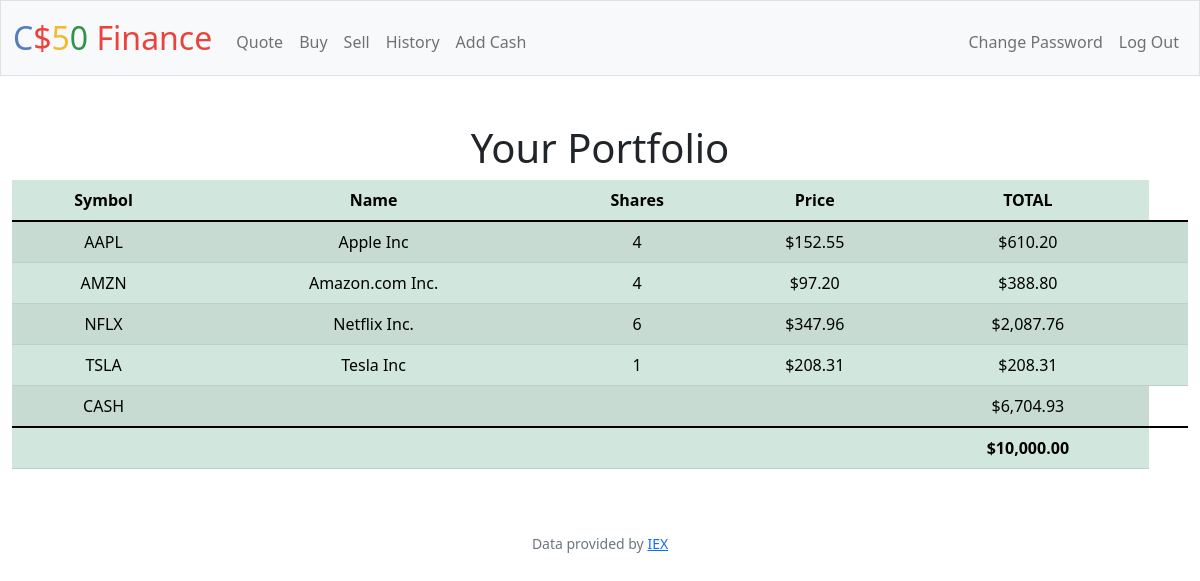
/ (signed in), run on the app's committed database.
### tables this page shows
CREATE TABLE transactions (
id INTEGER PRIMARY KEY AUTOINCREMENT,
user_id INTEGER NOT NULL,
name TEXT NOT NULL,
shares INTEGER NOT NULL,
price NUMERIC NOT NULL,
type TEXT NOT NULL,
symbol TEXT NOT NULL,
time TIMESTAMP DEFAULT CURRENT_TIMESTAMP,
FOREIGN KEY(user_id) REFERENCES users(id)
);

CREATE TABLE users (id INTEGER PRIMARY KEY AUTOINCREMENT NOT NULL, username TEXT NOT NULL, hash TEXT NOT NULL, cash NUMERIC NOT NULL DEFAULT 10000.00);

### app.py (the view)
@app.route("/")
@login_required
def index():
    user_id = session["user_id"]
    items = db.execute("SELECT symbol, name, price, SUM(shares) AS shares FROM transactions WHERE user_id = ? GROUP BY symbol", user_id)
    cash_db = db.execute("SELECT cash FROM users WHERE id = ?", user_id)
    cash = cash_db[0]["cash"]
    total = cash
    for item in items:
        total += item["price"] * item["shares"]
    return render_template("index.html", items=items, cash=cash, usd=usd, total=total)

### app.py (called while the page is built)
@app.after_request
def after_request(response):
    response.headers["Cache-Control"] = "no-cache, no-store, must-revalidate"
    response.headers["Expires"] = 0
    response.headers["Pragma"] = "no-cache"
    return response

### helpers.py (called while the page is built)
def login_required(f):
    @wraps(f)
    def decorated_function(*args, **kwargs):
        if session.get("user_id") is None:
            return redirect("/login")
        return f(*args, **kwargs)
    return decorated_function

def usd(value):
    return f"${value:,.2f}"

### templates/index.html (shortened to what this page needs)
{% extends "layout.html" %}
{% block main %}
    <h1>Your Portfolio</h1>
    <table class="table table-success table-striped">
        <thead>
            <tr>
              <th scope="col">Symbol</th>
              <th scope="col">Name</th>
              <th scope="col">Shares</th>
              <th scope="col">Price</th>
              <th scope="col">TOTAL</th>
            </tr>
          </thead>
          <tbody>
            {% for item in items %}
                <tr>
                    <td>{{ item["symbol"] }}</td>
                    <td>{{ item["name"] }}</td>
                    <td>{{ item["shares"] }}</td>
                    <td>{{ usd(item["price"]) }}</td>
                    <td>{{ usd(item["shares"] * item["price"]) }}</td>
                    <td></td>
                </tr>
            {% endfor %}
            <tr>
              <td>CASH</td>
              <td></td>
              <td></td>
              <td></td>
              <td>{{ usd(cash) }}</td>
            </tr>
          </tbody>
          <tfoot>
            <tr>
                <td colspan="4"></td>
                <td><strong>{{ usd(total) }}</strong></td>
            </tr>
          </tfoot>
    </table>
{% endblock %}

### data on the page
transactions: symbol "TSLA", name "Tesla Inc", shares "1", price "$208.31", usd(item['shares']*item['price']) "$208.31"
users: cash "$6,704.93"

### other printed values
{{ item["symbol"] }} "AAPL" "AMZN" "NFLX"
{{ item["name"] }} "Apple Inc" "Amazon.com Inc." "Netflix Inc."
{{ item["shares"] }} "4" "4" "6"
{{ usd(item["price"]) }} "$152.55" "$97.20" "$347.96"
{{ usd(item["shares"] * item["price"]) }} "$610.20" "$388.80" "$2,087.76"
{{ usd(total) }} "$10,000.00"
